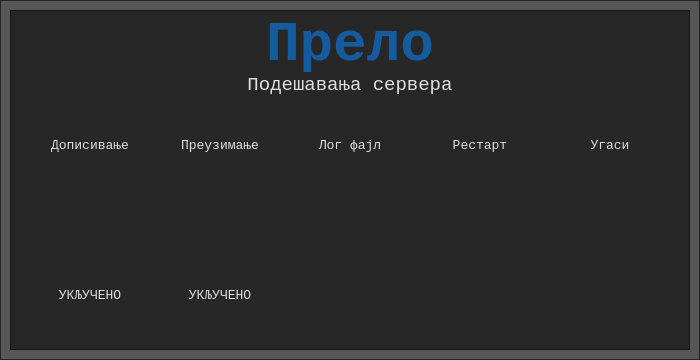
<?xml version="1.0" encoding="UTF-8"?>
<ui version="4.0">
 <class>ServerScreen</class>
 <widget class="QMainWindow" name="ServerScreen">
  <property name="geometry">
   <rect>
    <x>0</x>
    <y>0</y>
    <width>700</width>
    <height>360</height>
   </rect>
  </property>
  <property name="windowTitle">
   <string>MainWindow</string>
  </property>
  <widget class="QWidget" name="centralwidget">
   <widget class="QFrame" name="frame_border">
    <property name="geometry">
     <rect>
      <x>0</x>
      <y>0</y>
      <width>700</width>
      <height>360</height>
     </rect>
    </property>
    <property name="styleSheet">
     <string notr="true">QFrame {	
	background-color: rgba(18, 18, 18, 175);	
}
QLabel {
	background-color: rgba(0,0,0,0);
}</string>
    </property>
    <property name="frameShape">
     <enum>QFrame::StyledPanel</enum>
    </property>
    <property name="frameShadow">
     <enum>QFrame::Raised</enum>
    </property>
    <widget class="QFrame" name="frame">
     <property name="geometry">
      <rect>
       <x>10</x>
       <y>10</y>
       <width>680</width>
       <height>340</height>
      </rect>
     </property>
     <property name="styleSheet">
      <string notr="true"/>
     </property>
     <property name="frameShape">
      <enum>QFrame::StyledPanel</enum>
     </property>
     <property name="frameShadow">
      <enum>QFrame::Raised</enum>
     </property>
     <widget class="QWidget" name="widget" native="true">
      <property name="geometry">
       <rect>
        <x>0</x>
        <y>0</y>
        <width>680</width>
        <height>340</height>
       </rect>
      </property>
      <property name="styleSheet">
       <string notr="true">QPushButton {
	border: none;
}</string>
      </property>
      <widget class="QLabel" name="app">
       <property name="geometry">
        <rect>
         <x>0</x>
         <y>0</y>
         <width>680</width>
         <height>70</height>
        </rect>
       </property>
       <property name="font">
        <font>
         <family>Courier New</family>
         <pointsize>42</pointsize>
         <weight>75</weight>
         <bold>true</bold>
        </font>
       </property>
       <property name="styleSheet">
        <string notr="true">color: rgb(20, 92, 158);</string>
       </property>
       <property name="text">
        <string>Прело</string>
       </property>
       <property name="alignment">
        <set>Qt::AlignCenter</set>
       </property>
      </widget>
      <widget class="QLabel" name="app_2">
       <property name="geometry">
        <rect>
         <x>0</x>
         <y>60</y>
         <width>680</width>
         <height>30</height>
        </rect>
       </property>
       <property name="font">
        <font>
         <family>Courier</family>
         <pointsize>14</pointsize>
        </font>
       </property>
       <property name="styleSheet">
        <string notr="true">color: rgb(224,224,226);</string>
       </property>
       <property name="text">
        <string>Подешавања сервера</string>
       </property>
       <property name="alignment">
        <set>Qt::AlignCenter</set>
       </property>
      </widget>
      <widget class="QPushButton" name="btn_chat">
       <property name="geometry">
        <rect>
         <x>20</x>
         <y>150</y>
         <width>120</width>
         <height>120</height>
        </rect>
       </property>
       <property name="styleSheet">
        <string notr="true">QPushButton#btn_chat {
	border-image: url(:/images/images/chat.png);
}
QPushButton#btn_chat:hover {
	border-image: url(:/images/images/hover_chat.png);
}</string>
       </property>
       <property name="text">
        <string/>
       </property>
      </widget>
      <widget class="QPushButton" name="btn_download">
       <property name="geometry">
        <rect>
         <x>150</x>
         <y>150</y>
         <width>120</width>
         <height>120</height>
        </rect>
       </property>
       <property name="styleSheet">
        <string notr="true">QPushButton#btn_download {
	border-image: url(:/images/images/download.png);
}
QPushButton#btn_download:hover {
	border-image: url(:/images/images/hover_download.png);
}</string>
       </property>
       <property name="text">
        <string/>
       </property>
      </widget>
      <widget class="QPushButton" name="btn_restart">
       <property name="geometry">
        <rect>
         <x>410</x>
         <y>150</y>
         <width>120</width>
         <height>120</height>
        </rect>
       </property>
       <property name="styleSheet">
        <string notr="true">QPushButton#btn_restart {
	border-image: url(:/images/images/restart.png);
}
QPushButton#btn_restart:hover {
	border-image: url(:/images/images/hover_restart.png);
}</string>
       </property>
       <property name="text">
        <string/>
       </property>
      </widget>
      <widget class="QPushButton" name="btn_shutdown">
       <property name="geometry">
        <rect>
         <x>540</x>
         <y>150</y>
         <width>120</width>
         <height>120</height>
        </rect>
       </property>
       <property name="styleSheet">
        <string notr="true">QPushButton#btn_shutdown {
	border-image: url(:/images/images/shutdown.png);
}
QPushButton#btn_shutdown:hover {
	border-image: url(:/images/images/hover_shutdown.png);
}</string>
       </property>
       <property name="text">
        <string/>
       </property>
      </widget>
      <widget class="QLabel" name="label_3">
       <property name="geometry">
        <rect>
         <x>20</x>
         <y>120</y>
         <width>120</width>
         <height>30</height>
        </rect>
       </property>
       <property name="font">
        <font>
         <family>Courier</family>
         <pointsize>10</pointsize>
        </font>
       </property>
       <property name="styleSheet">
        <string notr="true">color: rgb(224,224,226);</string>
       </property>
       <property name="text">
        <string>Дописивање</string>
       </property>
       <property name="alignment">
        <set>Qt::AlignCenter</set>
       </property>
      </widget>
      <widget class="QLabel" name="label_4">
       <property name="geometry">
        <rect>
         <x>150</x>
         <y>120</y>
         <width>120</width>
         <height>30</height>
        </rect>
       </property>
       <property name="font">
        <font>
         <family>Courier</family>
         <pointsize>10</pointsize>
        </font>
       </property>
       <property name="styleSheet">
        <string notr="true">color: rgb(224,224,226);</string>
       </property>
       <property name="text">
        <string>Преузимање</string>
       </property>
       <property name="alignment">
        <set>Qt::AlignCenter</set>
       </property>
      </widget>
      <widget class="QLabel" name="label_5">
       <property name="geometry">
        <rect>
         <x>280</x>
         <y>120</y>
         <width>120</width>
         <height>30</height>
        </rect>
       </property>
       <property name="font">
        <font>
         <family>Courier</family>
         <pointsize>10</pointsize>
        </font>
       </property>
       <property name="styleSheet">
        <string notr="true">color: rgb(224,224,226);</string>
       </property>
       <property name="text">
        <string>Лог фајл</string>
       </property>
       <property name="alignment">
        <set>Qt::AlignCenter</set>
       </property>
      </widget>
      <widget class="QLabel" name="label_restart">
       <property name="geometry">
        <rect>
         <x>410</x>
         <y>120</y>
         <width>120</width>
         <height>30</height>
        </rect>
       </property>
       <property name="font">
        <font>
         <family>Courier</family>
         <pointsize>10</pointsize>
        </font>
       </property>
       <property name="styleSheet">
        <string notr="true">color: rgb(224,224,226);</string>
       </property>
       <property name="text">
        <string>Рестарт</string>
       </property>
       <property name="alignment">
        <set>Qt::AlignCenter</set>
       </property>
      </widget>
      <widget class="QLabel" name="label_chat">
       <property name="geometry">
        <rect>
         <x>20</x>
         <y>270</y>
         <width>120</width>
         <height>30</height>
        </rect>
       </property>
       <property name="font">
        <font>
         <family>Courier</family>
         <pointsize>10</pointsize>
        </font>
       </property>
       <property name="styleSheet">
        <string notr="true">color: rgb(224,224,226);</string>
       </property>
       <property name="text">
        <string>УКЉУЧЕНО</string>
       </property>
       <property name="alignment">
        <set>Qt::AlignCenter</set>
       </property>
      </widget>
      <widget class="QLabel" name="label_download">
       <property name="geometry">
        <rect>
         <x>150</x>
         <y>270</y>
         <width>120</width>
         <height>30</height>
        </rect>
       </property>
       <property name="font">
        <font>
         <family>Courier</family>
         <pointsize>10</pointsize>
        </font>
       </property>
       <property name="styleSheet">
        <string notr="true">color: rgb(224,224,226);</string>
       </property>
       <property name="text">
        <string>УКЉУЧЕНО</string>
       </property>
       <property name="alignment">
        <set>Qt::AlignCenter</set>
       </property>
      </widget>
      <widget class="QPushButton" name="btn_logs">
       <property name="geometry">
        <rect>
         <x>280</x>
         <y>150</y>
         <width>120</width>
         <height>120</height>
        </rect>
       </property>
       <property name="styleSheet">
        <string notr="true">QPushButton#btn_logs {
	border-image: url(:/images/images/logs.png);
}
QPushButton#btn_logs:hover {
	border-image: url(:/images/images/hover_logs.png);
}</string>
       </property>
       <property name="text">
        <string/>
       </property>
      </widget>
      <widget class="QLabel" name="label_shutdown">
       <property name="geometry">
        <rect>
         <x>540</x>
         <y>120</y>
         <width>120</width>
         <height>30</height>
        </rect>
       </property>
       <property name="font">
        <font>
         <family>Courier</family>
         <pointsize>10</pointsize>
        </font>
       </property>
       <property name="styleSheet">
        <string notr="true">color: rgb(224,224,226);</string>
       </property>
       <property name="text">
        <string>Угаси</string>
       </property>
       <property name="alignment">
        <set>Qt::AlignCenter</set>
       </property>
      </widget>
      <widget class="QPushButton" name="btn_start">
       <property name="geometry">
        <rect>
         <x>410</x>
         <y>150</y>
         <width>120</width>
         <height>120</height>
        </rect>
       </property>
       <property name="styleSheet">
        <string notr="true">QPushButton#btn_start {
	border-image: url(:/images/images/start.png);
}
QPushButton#btn_start:hover {
	border-image: url(:/images/images/hover_start.png);
}</string>
       </property>
       <property name="text">
        <string/>
       </property>
      </widget>
      <widget class="QPushButton" name="btn_exit">
       <property name="geometry">
        <rect>
         <x>620</x>
         <y>20</y>
         <width>41</width>
         <height>41</height>
        </rect>
       </property>
       <property name="styleSheet">
        <string notr="true">QPushButton#btn_exit {
	border-image: url(:/images/images/exit.png);
}
QPushButton#btn_exit:hover {
	border-image: url(:/images/images/hover_exit.png);
}</string>
       </property>
       <property name="text">
        <string/>
       </property>
      </widget>
      <widget class="QPushButton" name="btn_global">
       <property name="geometry">
        <rect>
         <x>20</x>
         <y>20</y>
         <width>41</width>
         <height>41</height>
        </rect>
       </property>
       <property name="styleSheet">
        <string notr="true">QPushButton#btn_global {
	border-image: url(:/images/images/global.png);
}
QPushButton#btn_global:hover {
	border-image: url(:/images/images/hover_global.png);
}</string>
       </property>
       <property name="text">
        <string/>
       </property>
      </widget>
      <widget class="QPushButton" name="btn_upload">
       <property name="geometry">
        <rect>
         <x>80</x>
         <y>20</y>
         <width>41</width>
         <height>41</height>
        </rect>
       </property>
       <property name="styleSheet">
        <string notr="true">QPushButton#btn_upload {
	border-image: url(:/images/images/upload.png);
}
QPushButton#btn_upload:hover {
	border-image: url(:/images/images/hover_upload.png);
}</string>
       </property>
       <property name="text">
        <string/>
       </property>
      </widget>
     </widget>
    </widget>
   </widget>
  </widget>
 </widget>
 <resources>
  <include location="../res.qrc"/>
 </resources>
 <connections/>
</ui>
